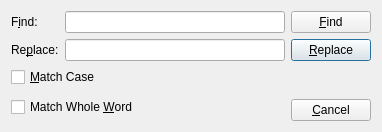
<?xml version="1.0" encoding="UTF-8"?>
<ui version="4.0">
 <class>FindReplace</class>
 <widget class="QDialog" name="FindReplace">
  <property name="geometry">
   <rect>
    <x>0</x>
    <y>0</y>
    <width>382</width>
    <height>128</height>
   </rect>
  </property>
  <property name="windowTitle">
   <string>Find and Replace</string>
  </property>
  <layout class="QGridLayout" name="gridLayout">
   <item row="3" column="0" rowspan="2" colspan="2">
    <widget class="QCheckBox" name="checkBox_2">
     <property name="text">
      <string>Match Whole &amp;Word</string>
     </property>
    </widget>
   </item>
   <item row="1" column="1">
    <widget class="QLineEdit" name="lineEdit_2"/>
   </item>
   <item row="2" column="2" rowspan="2">
    <spacer name="verticalSpacer">
     <property name="orientation">
      <enum>Qt::Vertical</enum>
     </property>
     <property name="sizeHint" stdset="0">
      <size>
       <width>20</width>
       <height>20</height>
      </size>
     </property>
    </spacer>
   </item>
   <item row="1" column="2">
    <widget class="QPushButton" name="pushButton_2">
     <property name="text">
      <string>&amp;Replace</string>
     </property>
    </widget>
   </item>
   <item row="0" column="0">
    <widget class="QLabel" name="label">
     <property name="text">
      <string>F&amp;ind:</string>
     </property>
     <property name="buddy">
      <cstring>lineEdit</cstring>
     </property>
    </widget>
   </item>
   <item row="2" column="0" colspan="2">
    <widget class="QCheckBox" name="checkBox">
     <property name="text">
      <string>&amp;Match Case</string>
     </property>
    </widget>
   </item>
   <item row="4" column="2">
    <widget class="QPushButton" name="pushButton_3">
     <property name="text">
      <string>&amp;Cancel</string>
     </property>
    </widget>
   </item>
   <item row="0" column="1">
    <widget class="QLineEdit" name="lineEdit"/>
   </item>
   <item row="0" column="2">
    <widget class="QPushButton" name="pushButton">
     <property name="text">
      <string>&amp;Find</string>
     </property>
    </widget>
   </item>
   <item row="1" column="0">
    <widget class="QLabel" name="label_2">
     <property name="text">
      <string>Re&amp;place:</string>
     </property>
     <property name="buddy">
      <cstring>lineEdit_2</cstring>
     </property>
    </widget>
   </item>
  </layout>
 </widget>
 <tabstops>
  <tabstop>lineEdit</tabstop>
  <tabstop>pushButton</tabstop>
  <tabstop>lineEdit_2</tabstop>
  <tabstop>pushButton_2</tabstop>
  <tabstop>checkBox</tabstop>
  <tabstop>checkBox_2</tabstop>
  <tabstop>pushButton_3</tabstop>
 </tabstops>
 <resources/>
 <connections>
  <connection>
   <sender>pushButton_3</sender>
   <signal>clicked()</signal>
   <receiver>FindReplace</receiver>
   <slot>reject()</slot>
   <hints>
    <hint type="sourcelabel">
     <x>243</x>
     <y>112</y>
    </hint>
    <hint type="destinationlabel">
     <x>284</x>
     <y>66</y>
    </hint>
   </hints>
  </connection>
 </connections>
</ui>
